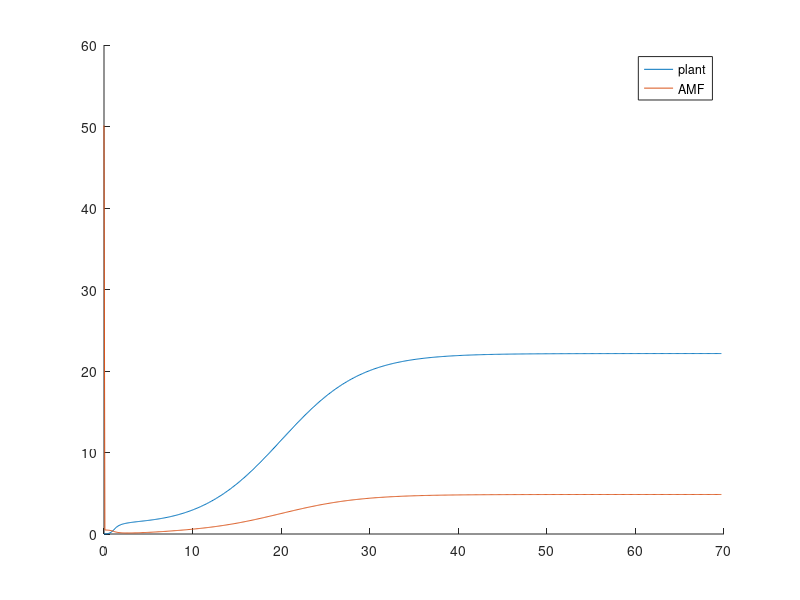
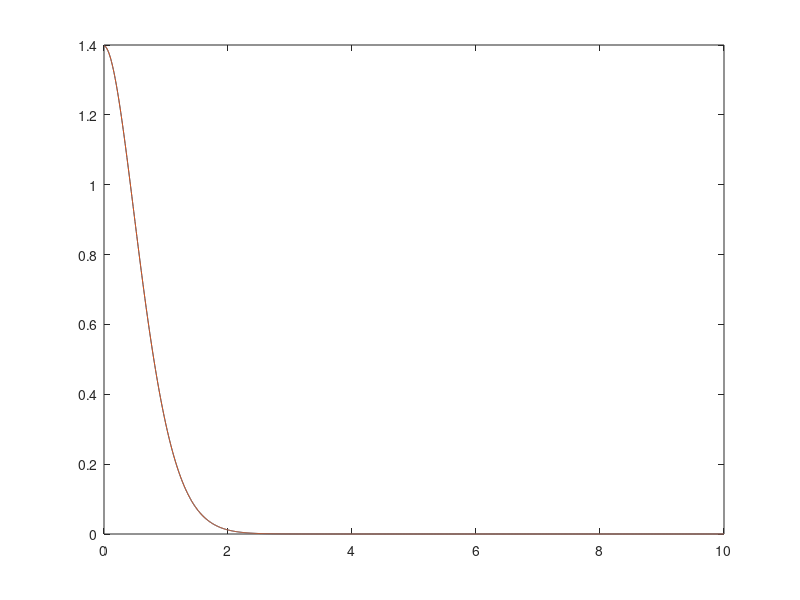

Write the MATLAB code that produced these figures, in order.
clear all
close all
% format LongE;
%%%%%%%%%%%%%%%%%%%%%%%%%%%%%%%%%%%%%%%%%%%%%%%%%%%%%%%%%%%%%%%%%%%%%%%%%%%
%    Michorizer model with frequency dependence and evolution of alpha no space   %
%%%%%%%%%%%%%%%%%%%%%%%%%%%%%%%%%%%%%%%%%%%%%%%%%%%%%%%%%%%%%%%%%%%%%%%%%%%
%% Time parameter
Tf = 600;
%% Parameter of the model
global q_hp q_cm q_hm q_cp mup mui d rp Aa a Ad_alpha ALPHA dm BETA dalpha
q_hp  = 3; % q>1
q_cm  = 2;
q_hm  = 1;
q_cp  = 1;
%% Trait beta
BETA = 0.4;
beta = BETA;
Nbeta = length(BETA);
% alpha = beta;
%% Trait alpha
alphamin = 0;
alphamax = 10;
dalpha = 0.01;
ALPHA  = alphamin:dalpha:alphamax;
Nalpha = length(ALPHA);

mup = 1/100; % 1/100 %0.3
mui = 1/20; % 1/20 % 0.03

d = 1.2;
rp = 0;
%% Competition terms
a = 0.2;

N_AMF = Nalpha;
N_plant = Nbeta;
Aa = a*(ones(N_AMF,N_AMF)-diag(ones(1,N_AMF)));

% Diffusion matrix alpha 
e = ones(Nalpha,1);
I_alpha  = spdiags(e,0,Nalpha,Nalpha);
Ad_alpha = spdiags([e -2*e e],-1:1,Nalpha,Nalpha);
Ad_alpha(1,1) = -1;
% Ad_alpha(end,end) = -1;
Ad_alpha = Ad_alpha/(dalpha^2);

dm = 1e-1;  % mutation rate AMF

%% Functionnal response and interactions MARIA
choice = 1;
sM = @(M) sum(M)*dalpha;
m = @(alpha) abs(alpha);
if (choice == 1)
    %% Competition between AMF
    Gamma = @(M) Aa*M*dalpha./(sM(M)+(sM(M)<=0));
    fp = @(alpha,P,M) P.*(q_hp*rp + q_hp*sum(m(alpha).*M)*dalpha./(d+P) ...
        -q_cp*beta.*sum(M.*Gamma(M)./(Gamma(M) + sM(M) + ((Gamma(M) + sM(M))<=0) ))*dalpha ...
        -mup*P) ;
    fm = @(alpha,P,M) M.*( (q_cm*beta*Gamma(M)./(Gamma(M) + sM(M) + ((Gamma(M) + sM(M))<=0) )...
        - q_hm*m(alpha)./(d+P)).*P - mui.*sM(M) );
elseif (choice == 2)
    %% No competition
    fp = @(alpha,P,M) P.*(q_hp*rp + q_hp*sum(alpha.*M*dalpha)./(d+P) - q_cp*beta*sum(M)*dalpha ...
        -mup*P) ;
    fm = @(alpha,P,M) M.*( (q_cm*beta - q_hm*m(alpha)./(d+P)).*P - mui.*sM(M) );
end


%% Initial data
P0 = 0.1*rand(1,N_plant);
M0 = 0.1*rand(1,N_AMF);
% M0 = 0.1*(abs(ALPHA)<.1);
t = 0; it = 0; 
tt = t;
dt = 0.1;
Pnew = P0';  PP = P0;  
Mnew = M0'; MM = M0;
%% Explicit scheme
MM_b = sum(M0);
MM_d_new = MM./MM_b; MM_d_old = 0;
while (t<Tf)&&(sum(abs(MM_d_new-MM_d_old))>1e-6)
    Pold = Pnew; Mold = Mnew; MM_d_old = MM_d_new;
    Pnew = Pold + dt*fp(ALPHA',Pold,Mold);
    Mnew = (I_alpha -  dt*dm*Ad_alpha)\(Mold + dt*fm(ALPHA',Pold,Mold));
    MM_d_new = Mnew'./sum(Mnew*dalpha);
 
    it = it + 1; t = t+dt;
    tt = [tt;t];
    PP = [PP;Pnew];
    MM = [MM;Mnew'];
    MM_bt = sum(Mnew*dalpha);
    MM_b = [MM_b;MM_bt];
    
end
%% ode45 scheme competition
% X0 = [P0,M0];
% [t,X] = ode45(@(t,y) Func_AMF_Plant_evol_alpha_comp_continuous(y),[0,Tf],X0);
% tt = 0:dt:Tf;
% PP = interp1(t,X(:,1),tt);
% MM = interp1(t,X(:,2:end),tt);
% MM_b = sum(MM,2)*dalpha;

%% ode45 scheme no competition
% X0 = [P0,M0];
% [t,X_nc] = ode45(@(t,y) Func_AMF_Plant_evol_alpha_nodisp(y),[0,Tf],X0);
% tt_nc = 0:dt:Tf;
% PP_nc = interp1(t,X(:,1),tt);
% MM_nc = interp1(t,X(:,2:end),tt);
% MM_b_nc = sum(MM,2);

%% Plot biommass 
% PP_b = sum(PP,2)*dx;
figure(1)
clf
hold on
plot(tt,PP,'-')
plot(tt,MM_b,'-')
% xlim([0,Tf])
drawnow
hold off
legend('plant','AMF')

%% Plot of M distribution over time over space trait
MM_d = MM./MM_b;
% MM_d_half = MM(:,ALPHA>=0)./sum(MM(:,ALPHA>=0)*dalpha,2);
figure(2)
clf

for i = 1:10:length(tt)
    plot(ALPHA,MM_d(end,:))
    % plot(ALPHA(ALPHA>=0),MM_d_half(end,:))
    hold on
    plot(ALPHA,MM_d(i,:))
    drawnow
    hold off
    % pause
end
% ylim([0,3e-3])

% for It = 1:10:length(tt)
%     figure(3)
%     clf
%     hold on
%     plot(xx,MM_d(It,:),'-')
%     drawnow
%     pause(0.1)
%     hold off
%     
% %     figure(5)
% %     clf
% %     yyaxis left
% %     Fm = fm(PP(It,:),MM(It,:));
% %     plot(xx,Fm)
% % %     axis([xmin,xmax,0,max(Fm,1)])
% %     yyaxis right
% %     plot(xx,MM(It,:))
% %     axis([xmin,xmax,0,1.01*mc_sstar])
% %     drawnow
% end





